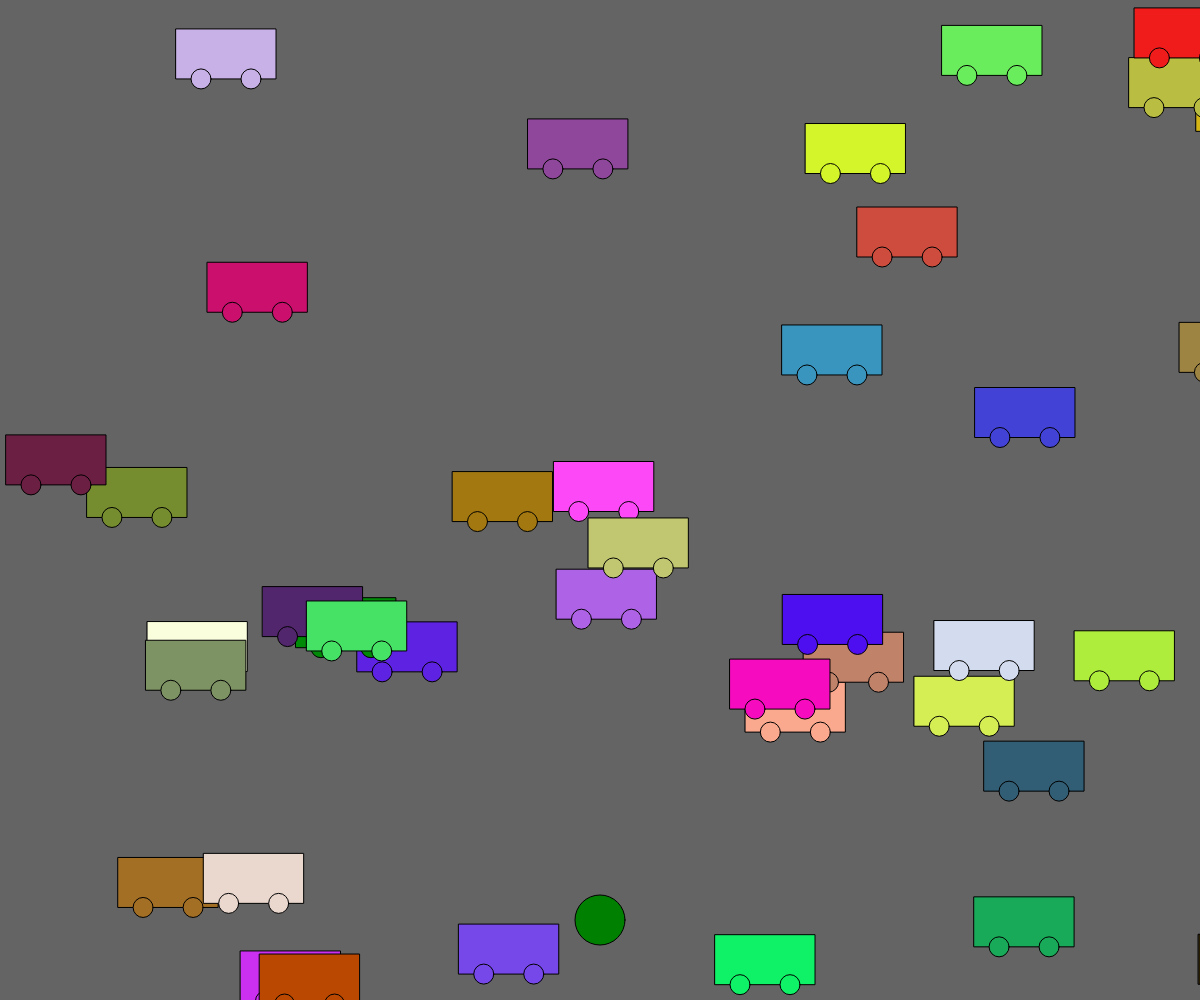
Frame 1 (no input)
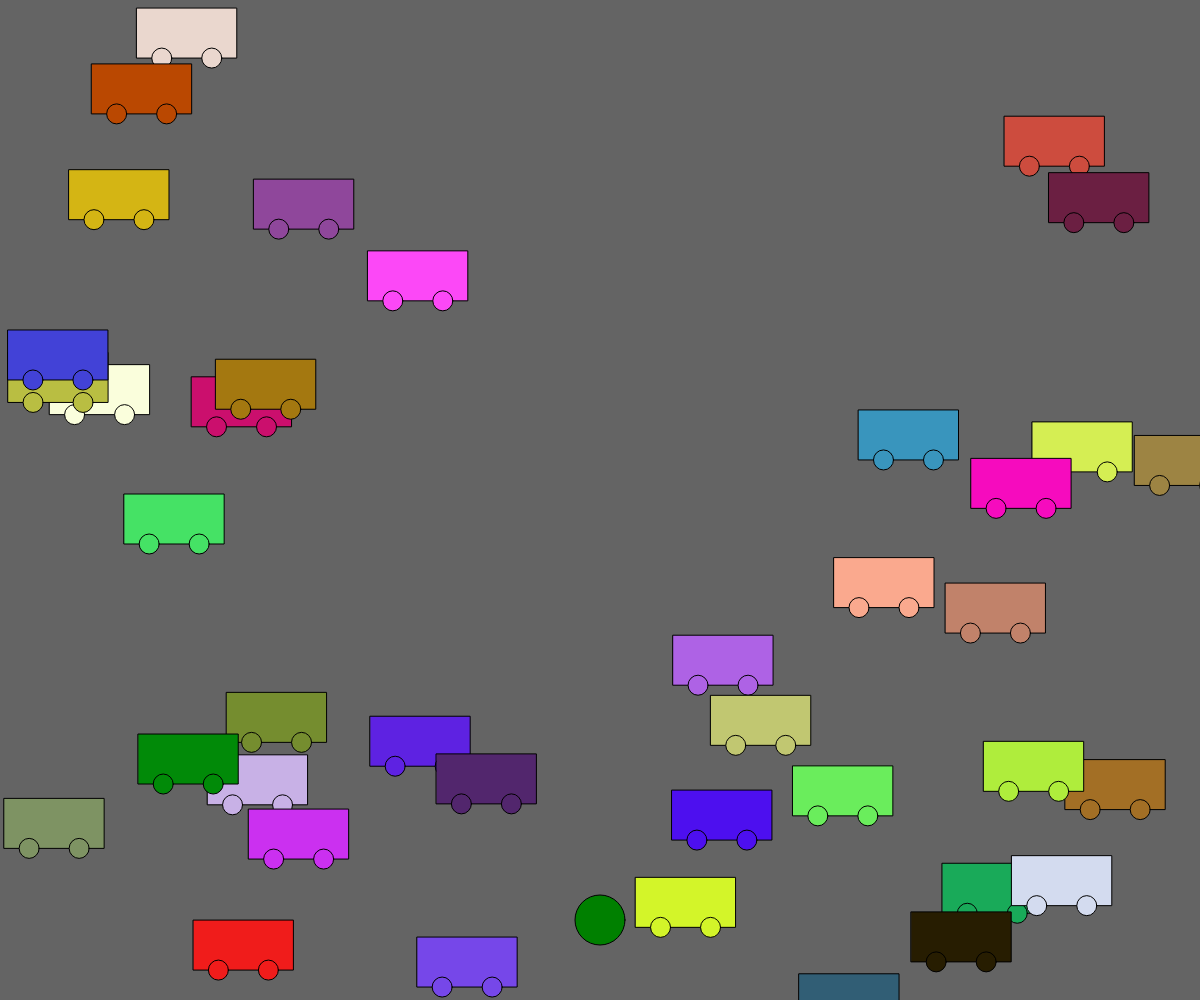
Frame 60 (no input)
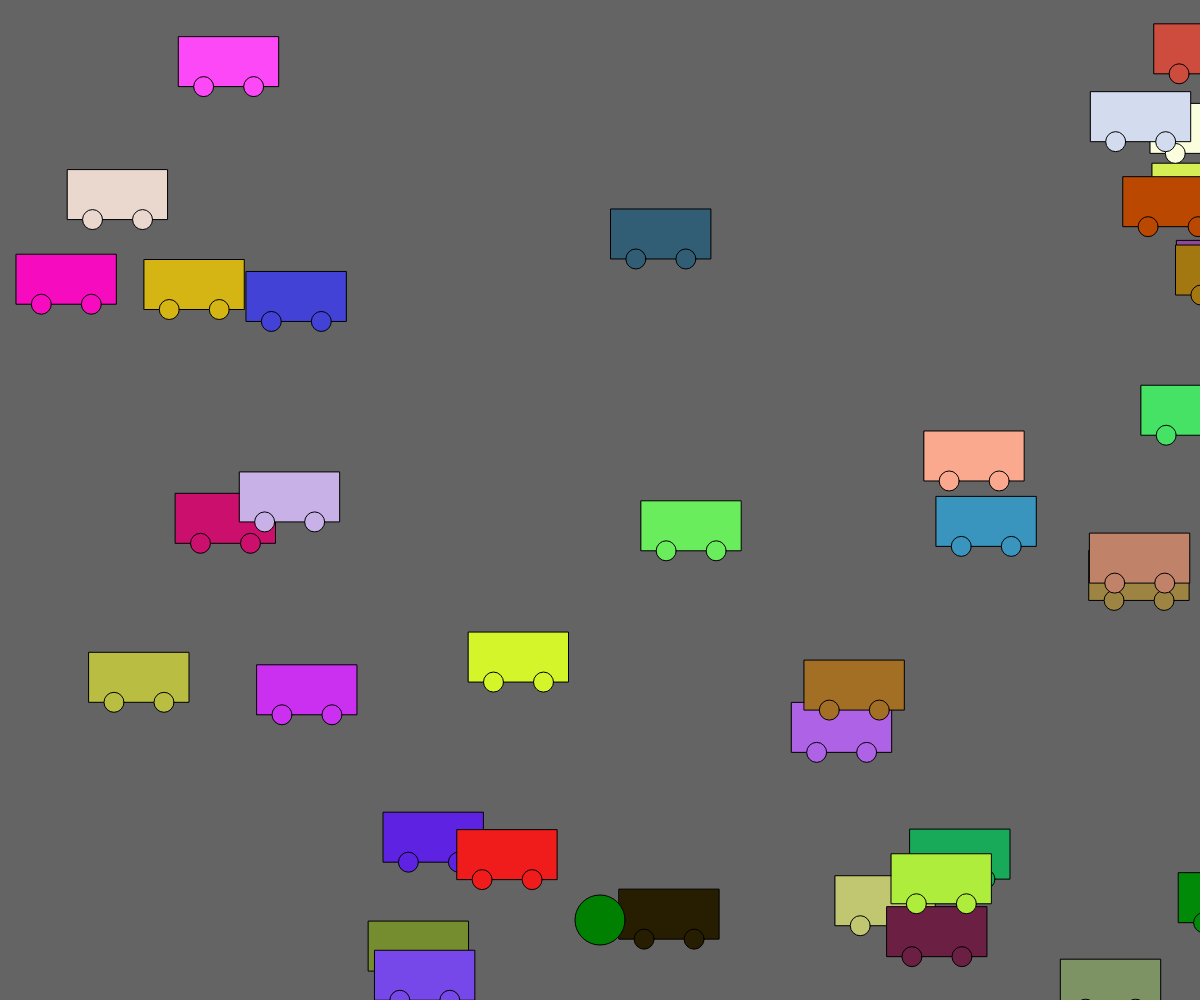
Frame 120 (the mouse pressed at the canvas centre since frame 60)

The p5.js sketch that drew these frames (run headless with seeded random() and noise() and a simulated clock; from frame 60 on, the mouse is pressed at the canvas centre):

// p5.js sketch
// ── sketch.js
var cars = [];
var frogPos;

function setup() {
  createCanvas(windowWidth, windowHeight);
  for (var i = 0; i < 40; i++) {
    cars.push(new Car());
  }
  frogPos = createVector(width/2, height-80);
}

function draw() {
  background(100);
  for (var i = 0; i < cars.length; i++) {
    cars[i].display();
    cars[i].drive();
    //collision detection
    if (cars[i].pos.dist(frogPos) < 20) {
      cars.splice(i, 1);
    }
  }
  frog();
  checkForKeys();
}

function frog() {
  fill('green');
  ellipse(frogPos.x, frogPos.y, 50, 50);
}


function Car() {
  //attributes
  this.pos = createVector(random(width), random(height));
  this.vel = createVector(random(-5, 5), random(-5, 5));
  this.r = (random(255));
  this.g = (random(255));
  this.b = (random(255));

  //methods
  this.display = function() {
    fill(this.r, this.g, this.b);
    rect(this.pos.x, this.pos.y, 100, 50);
    ellipse(this.pos.x+25, this.pos.y+50, 20, 20);
    ellipse(this.pos.x+75, this.pos.y+50, 20, 20);
  }
  this.drive = function() {
    this.pos.add(this.vel);
    if (this.pos.x > width) {this.pos.x = 0;
    fill(this.r, this.g, this.b)}
    if (this.pos.x < 0) {this.pos.x = width;
    fill(this.r, this.g, this.b)}
    if (this.pos.y > height) {this.pos.y = 0;
    fill(this.r, this.g, this.b)}
    if (this.pos.y < 0) {this.pos.y = height;
    fill(this.r, this.g, this.b)}
  }
}

function checkForKeys() {
  if (keyIsDown(LEFT_ARROW)) frogPos.x = frogPos.x - 5;
  if (keyIsDown(RIGHT_ARROW)) frogPos.x = frogPos.x + 5;
  if (keyIsDown(DOWN_ARROW)) frogPos.y = frogPos.y +5;
  if (keyIsDown(UP_ARROW)) frogPos.y = frogPos.y -5;
}
